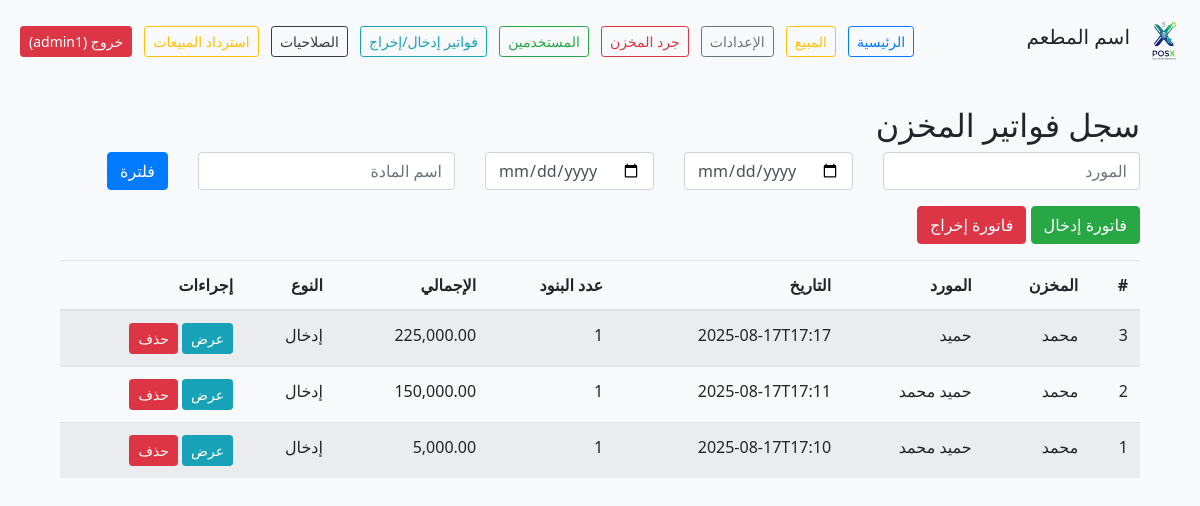
Before: /public/warehouse_entries.php (signed in) with the older database file.
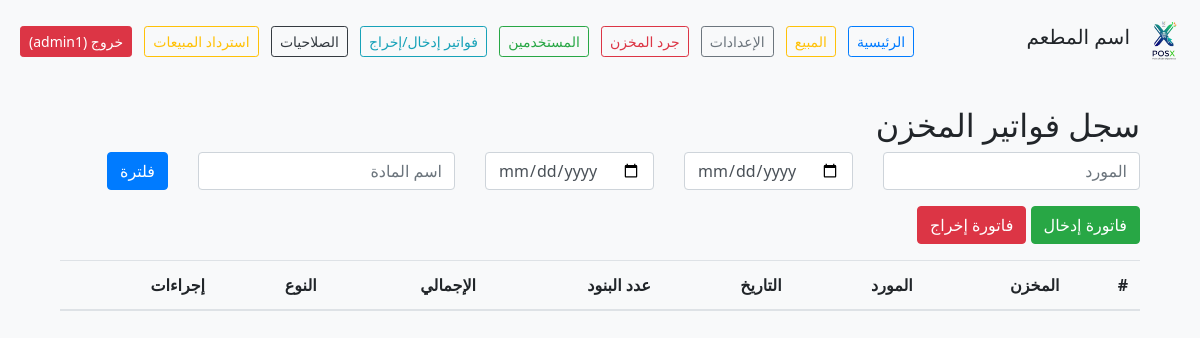
After: the same page with the newer database file.
### tables this page shows
CREATE TABLE Warehouse_Invoices (
	id INTEGER PRIMARY KEY AUTOINCREMENT,
	warehouse_id INTEGER NOT NULL REFERENCES Warehouses(id),
	supplier TEXT NOT NULL,
	date DATETIME NOT NULL,
	entry_type TEXT NOT NULL
);

### src/Auth.php (called while the page is built, shortened)
<?php
class Auth
{
    public static function isLoggedIn(): bool
    {
        return isset($_SESSION['user_id']);
    }
    public static function isAdmin(): bool
    {
        return self::isLoggedIn() && ($_SESSION['role'] === 'Admin');
    }
}

### src/WarehouseInvoice.php (called while the page is built, shortened)
<?php
class WarehouseInvoice
{
    private PDO $db;
    public function __construct(PDO $db)
    {
        $this->db = $db;
    }
    public function all(array $filters = []): array
    {
        $sql = "
          SELECT wi.id, w.name AS warehouse, wi.supplier, wi.date, wi.entry_type,
                 COUNT(wii.item_id) AS items_count,
                 SUM(wii.total_price) AS invoice_total,
                 i.name_ar
          FROM Warehouse_Invoices wi
          JOIN Warehouses w   ON wi.warehouse_id = w.id
          JOIN Warehouse_Invoice_Items wii ON wi.id = wii.invoice_id
          JOIN Items i        ON wii.item_id = i.id
          WHERE 1=1
        ";
        $params = [];
        $sql .= " GROUP BY wi.id ORDER BY wi.date DESC";
        $stmt = $this->db->prepare($sql);
        $stmt->execute($params);
        return $stmt->fetchAll(PDO::FETCH_ASSOC);
    }
}

### public/warehouse_entries.php (the view, shortened to what this page needs)
<?php
require_once __DIR__ . '/../src/init.php';
require_once __DIR__ . '/../src/Auth.php';
require_once __DIR__ . '/../src/WarehouseInvoice.php';
$model   = new WarehouseInvoice($db);
$filters = [
  'supplier'  => $_GET['supplier']  ?? '',
  'date_from' => $_GET['date_from'] ?? '',
  'date_to'   => $_GET['date_to']   ?? '',
  'item_name' => $_GET['item_name'] ?? '',
];
$entries = $model->all($filters);
?>
<?php include 'header.php'; ?>
<main class="container mt-4">
  <h2>سجل فواتير المخزن</h2>
  <form class="row gy-2 gx-3 align-items-center mb-3">
    <div class="col-auto">
      <input type="text" name="supplier" class="form-control" placeholder="المورد"
             value="<?= htmlspecialchars($filters['supplier']) ?>">
    </div>
    <div class="col-auto">
      <input type="date" name="date_from" class="form-control"
             value="<?= htmlspecialchars($filters['date_from']) ?>">
    </div>
    <div class="col-auto">
      <input type="date" name="date_to" class="form-control"
             value="<?= htmlspecialchars($filters['date_to']) ?>">
    </div>
    <div class="col-auto">
      <input type="text" name="item_name" class="form-control" placeholder="اسم المادة"
             value="<?= htmlspecialchars($filters['item_name']) ?>">
    </div>
    <div class="col-auto">
      <button type="submit" class="btn btn-primary">فلترة</button>
    </div>
  </form>
  <div>
    <a href="warehouse_entry_form.php?type=IN" class="btn btn-success mb-3">فاتورة إدخال</a>
    <a href="warehouse_entry_form.php?type=OUT" class="btn btn-danger mb-3">فاتورة إخراج</a>
  </div>
  <table class="table table-striped">
    <thead>
      <tr>
        <th>#</th>
        <th>المخزن</th>
        <th>المورد</th>
        <th>التاريخ</th>
        <th>عدد البنود</th>
        <th>الإجمالي</th>
        <th>النوع</th>
        <th>إجراءات</th>
      </tr>
    </thead>
    <tbody>
      <?php foreach ($entries as $e): ?>
      <tr>
        <td><?= $e['id'] ?></td>
        <td><?= htmlspecialchars($e['warehouse']) ?></td>
        <td><?= htmlspecialchars($e['supplier']) ?></td>
        <td><?= htmlspecialchars($e['date']) ?></td>
        <td><?= $e['items_count'] ?></td>
        <td><?= number_format($e['invoice_total'],2) ?></td>
        <td><?= $e['entry_type']==='IN'?'إدخال':'إخراج' ?></td>
        <td>
          <a href="warehouse_entry_view.php?id=<?= $e['id'] ?>"
             class="btn btn-sm btn-info">
             عرض
          </a>
          <a href="?delete_invoice=<?= $e['id'] ?>"
             class="btn btn-sm btn-danger"
             data-auth="btn_delete_item"
             onclick="return confirm('هل أنت متأكد من حذف الفاتورة وكل بنودها؟');">
            حذف
          </a>
        </td>
      </tr>
      <?php endforeach; ?>
    </tbody>
  </table>
</main>

### public/header.php (shortened to what this page needs)
<?php
require_once __DIR__ . '/../src/init.php';
require_once __DIR__ . '/../src/Auth.php';
$stmt = $db->query("SELECT restaurant_name, logo_path FROM System_Settings ORDER BY id DESC LIMIT 1");
$settings = $stmt->fetch(PDO::FETCH_ASSOC);
$restaurantName = $settings['restaurant_name'] ?? 'اسم المطعم';
$logoPath       = $settings['logo_path'] ?? 'images/logo.png';
$username = $_SESSION['username'];
?>
<!DOCTYPE html>
<html lang="ar" dir="rtl">
<head>
  <link rel="stylesheet" href="../assets/bootstrap.min.css">
  <link rel="stylesheet" href="css/style.css">
</head>
<body>
  <header class="p-3 bg-light d-flex justify-content-between align-items-center">
    <div class="d-flex align-items-center">
      <img src="<?= htmlspecialchars($logoPath) ?>" alt="شعار" height="50">
      <span class="h5 mx-3"><?= htmlspecialchars($restaurantName) ?></span>
    </div>
    <nav class="no-print">
      <a href="dashboard.php" class="btn btn-sm btn-outline-primary mx-1">الرئيسية</a>
      <a href="pos.php" class="btn btn-sm btn-outline-warning mx-1" data-auth="btn_checkout">المبيع</a>
      <?php if (Auth::isAdmin()): ?>
        <a href="settings.php" class="btn btn-sm btn-outline-secondary mx-1" data-auth="nav_settings">الإعدادات</a>
      <?php endif; ?>
      <?php if (Auth::isAdmin()): ?>
        <a href="stock_report.php" class="btn btn-sm btn-outline-danger mx-1">جرد المخزن</a>
      <?php endif; ?>
      <?php if (Auth::isAdmin()): ?>
        <a href="users.php" class="btn btn-sm btn-outline-success mx-1" data-auth="nav_users">المستخدمين</a>
      <?php endif; ?>
      <?php if (Auth::isAdmin()): ?>
        <a href="warehouse_entries.php" class="btn btn-sm btn-outline-info mx-1" data-auth="nav_warehouse">فواتير إدخال/إخراج</a>
      <?php endif; ?>
      <?php if (Auth::isAdmin()): ?>
        <a href="authorizations.php" class="btn btn-sm btn-outline-dark mx-1">الصلاحيات</a>
      <?php endif; ?>
      <?php if (Auth::isAdmin()): ?>
        <a href="refund.php" class="btn btn-sm btn-outline-warning mx-1">استرداد المبيعات</a>
      <?php endif; ?>
      <a href="logout.php" class="btn btn-sm btn-danger mx-1">خروج (<?= htmlspecialchars($username) ?>)</a>
    </nav>
  </header>
  <main class="container mt-4">

### public/css/style.css (style rules this page uses)
body { background-color: #f8f9fa; text-align: right; }
html, body { direction: rtl !important; text-align: right !important; font-family: 'Segoe UI', Tahoma, Geneva, Verdana, sans-serif; background-color: #f8f9fa; }

Changed rows visible on the page:
removed warehouse_invoices: id "3", warehouse "محمد", supplier "حميد", date "2025-08-17T17:17", items_count "1", invoice_total "225,000.00", entry_type "إدخال"
removed warehouse_invoices: id "2", warehouse "محمد", supplier "حميد محمد", date "2025-08-17T17:11", items_count "1", invoice_total "150,000.00", entry_type "إدخال"
removed warehouse_invoices: id "1", warehouse "محمد", supplier "حميد محمد", date "2025-08-17T17:10", items_count "1", invoice_total "5,000.00", entry_type "إدخال"
